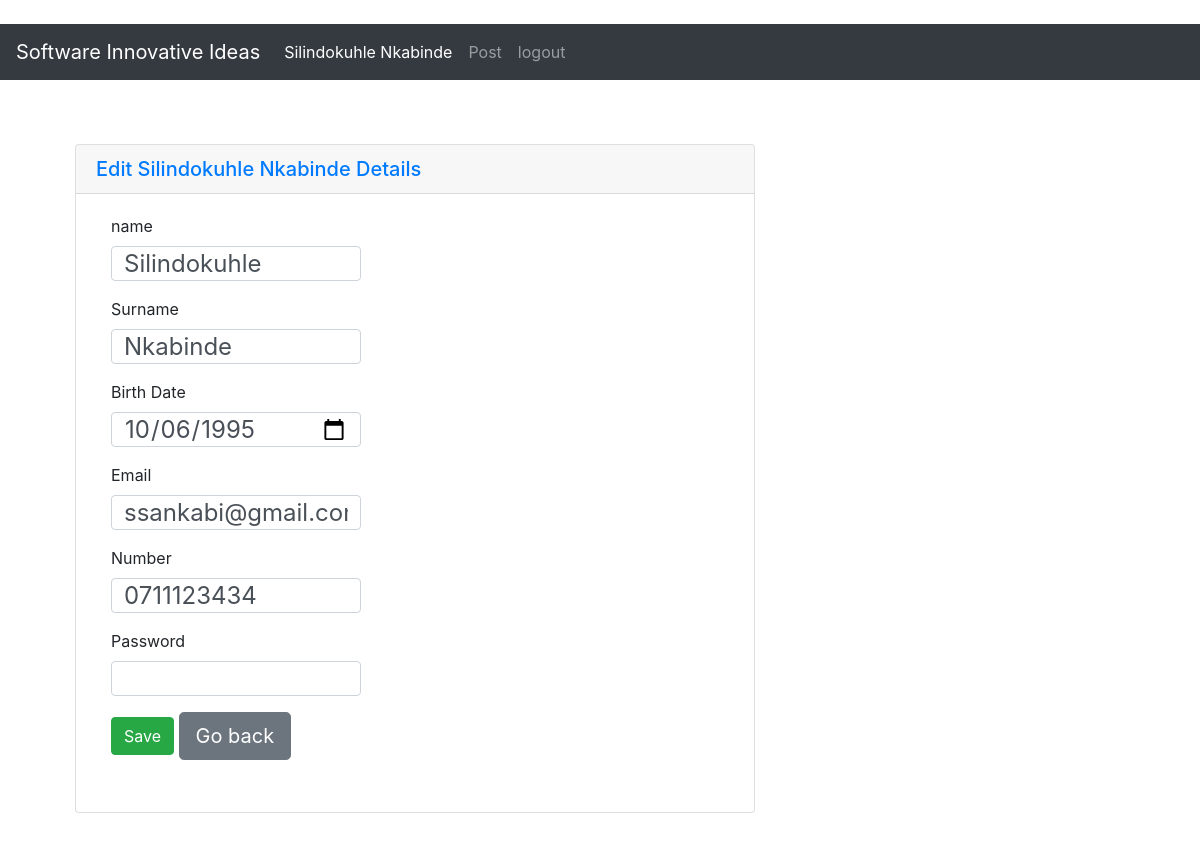
/myprofile/5, run on an earlier commit of the app's database.
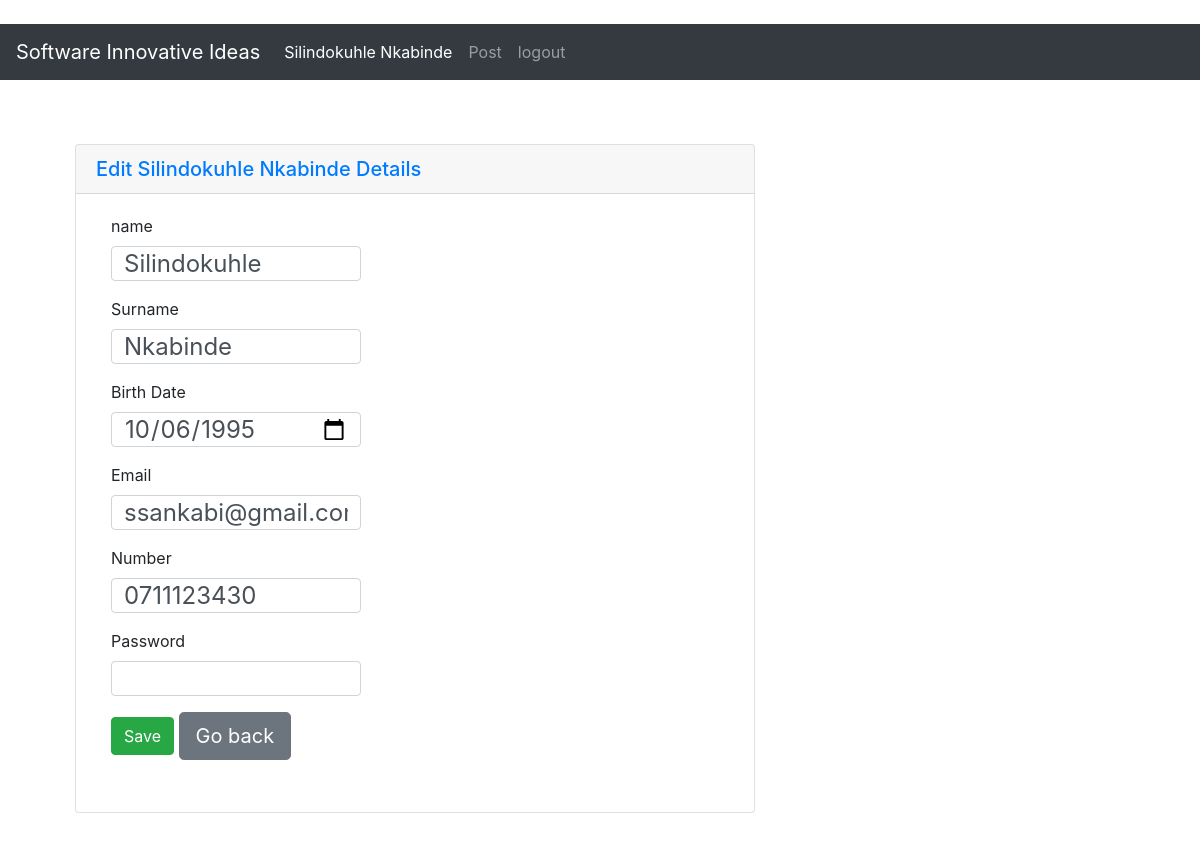
And on a later commit of the database.
### blog/models.py (models this page shows)
class Users(models.Model):
	User_roleID = models.ForeignKey(UserRoles, on_delete=models.CASCADE, null=True)
	user_name = models.CharField(max_length=255)
	name = models.CharField(max_length=255, default= '')
	birthdate = models.CharField(max_length=255)
	surname = models.CharField(max_length=255, default= '')
	email = models.CharField(max_length=255, default= '')
	identifier = models.CharField(max_length=255, default= '')
	password = models.CharField(max_length=255)
	cell_number = models.CharField(max_length=80)
	user_date = models.DateTimeField(max_length=50)

### blog/views.py (the view)
# urls.py: path('myprofile/<int:userid>', views.myprofile, name='myprofile'),
def myprofile(request, userid):
  context = {"topics":"", "userid": "", "role": "", "error": "", "ideas": []}
  template = loader.get_template('myprofile.html')
  user_details = user_details_helper.get_user_name_and_sur(userid)
  user_result = users_queries.get_user_by_id_query({"id" : userid})
  print("user_result ")
  print(user_result["result"])
  context["userprofiledetails"] = user_result["result"]
  context["userid"] = user_result["result"]["id"]
  context["userdetails"] = user_details
  return HttpResponse(template.render(context, request))

### blog/user_details_helper.py (called while the page is built)
def get_user_name_and_sur(userid):
  print(userid)
  user_result = Users.objects.filter(id=userid).first()
  details = user_result.name + " " + user_result.surname
  print("details")
  print(details)
  print("details")
  return details

### blog/users_queries.py (called while the page is built)
def get_user_by_id_query(user):
	result = {"success": False, "result": {}, "error": []}
	try:
		print(user["id"])
		user_query_result = Users.objects.filter(id=user["id"]).values().first()
		if user_query_result is None:
			return result
		else:
			result["success"] = True
			result["result"] = user_query_result
			result["error"] = None
			return result
		return result
	except Exception as error:
			print("get_user_by_id_query error")
			print(error)
			result["success"] = False
			result["result"] = user
			result["error"].append(error)
	return result

### blog/templates/myprofile.html (shortened to what this page needs)
﻿<!DOCTYPE html>
{% load static %}
<html lang="en" xmlns="http://www.w3.org/1999/xhtml">
<head>
    <link rel="stylesheet" href="{% static '.\bootstrap\dist\css\bootstrap.css' %}">
    <link rel="stylesheet" href="{% static '.\bootstrap\dist\css\website\landing.css' %}">
</head>
<body>
    <nav class="navbar navbar-expand-lg navbar-dark bg-dark">
        <a class="navbar-brand" href="#">Software Innovative Ideas</a>
        <div class="collapse navbar-collapse" id="navbarSupportedContent">
            <ul class="navbar-nav mr-auto">
                <li class="nav-item active">
                    <a class="nav-link" href="./myprofile.html">{{userdetails}}<span class="sr-only">(current)</span></a>
                </li>
                <li class="nav-item">
                    <a class="nav-link" href="/addidea/{{userid}}">Post</a>
                </li>
                <li class="nav-item">
                    <a class="nav-link" href="/logout/">logout</a>
                </li>
            </ul>
        </div>
    </nav>
    <div class="pt-5 container">
        <div class="row">
            <div class="col-md-12">
                <div class="col-md-8">
                    <div class="pt-3 pb-5 container">
                        <div class="pb-3 card">
                            <h5 class="card-header"><a href="#">Edit {{userdetails}} Details</a></h5>
                            <div class="card-body">
                                <div class="row">
                                    <div class="col-md-12">
                                        <div class="col-md-8">
                                            <form action="/myprofileupdate/{{userid}}" width="50%" method="POST">
                                                <div class="form-group">
                                                    <label for="name">name</label>
                                                    <input type="text" value="{{userprofiledetails.name}}" class="form-control" name="name" id="name" style="font-size: 18pt; height: 35px; width:250px;" required>
                                                </div>
                                                <div class="form-group">
                                                    <label for="surname">Surname</label>
                                                    <input type="text" value="{{userprofiledetails.surname}}" class="form-control" name="surname" id="surname" style="font-size: 18pt; height: 35px; width:250px;" required>
                                                </div>
                                                <div class="form-group">
                                                    <label for="birthdate"> Birth Date </label>
                                                    <input type="date" class="form-control" value="{{userprofiledetails.birthdate}}" name="birthdate" id="birthdate" style="font-size: 18pt; height: 35px; width:250px;" required>
                                                </div>
                                                <div class="form-group">
                                                    <label for="email"> Email </label>
                                                    <input type="email" class="form-control" value="{{userprofiledetails.email}}" name="email" id="email" style="font-size: 18pt; height: 35px; width:250px;" required>
                                                </div>
                                                <div class="form-group">
                                                    <label for="number"> Number </label>
                                                    <input type="tel" class="form-control" name="number" value="{{userprofiledetails.cell_number}}" id="number" style="font-size: 18pt; height: 35px; width:250px;"
                                                           required>
                                                </div>
                                                <div class="form-group">
                                                    <label for="password">Password</label>
                                                    <input type="password" class="form-control" name="password" id="password" style="font-size: 18pt; height: 35px; width:250px;" required>
                                                </div>
                                                <button type="submit" class="btn btn-success">Save</button>
                                                <a class="btn btn-secondary btn-lg" href="/landing/{{userid}}" role="button">Go back</a>
                                            </form>
                                        </div>
                                    </div>
                                </div>
                            </div>
                        </div>
                    </div>
                </div>
            </div>
        </div>
    </div>
</body>
</html>

What changed in the data, as far as the page shows it:
changed Users "Silindokuhle": number "0711123434" → "0711123430"
